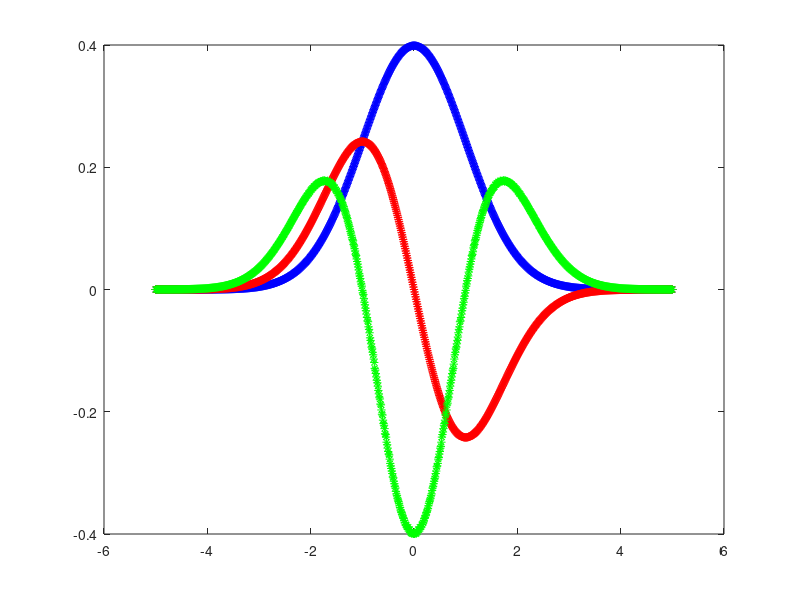

MATLAB code to generate this figure:
pkg load statistics
pkg load optim
function octave_pdf
    X = -5:0.01:5;
    Y = normpdf(X);
    dY = @(num) normpdf(num);
    d0 = deriv(dY,X);
    d1 = @(X) deriv(dY,X);
    d2 = deriv(d1,X);
    plot(X, Y, "b*" , X, d0, "r*",  X, d2, "g*");
endfunction
octave_pdf()
